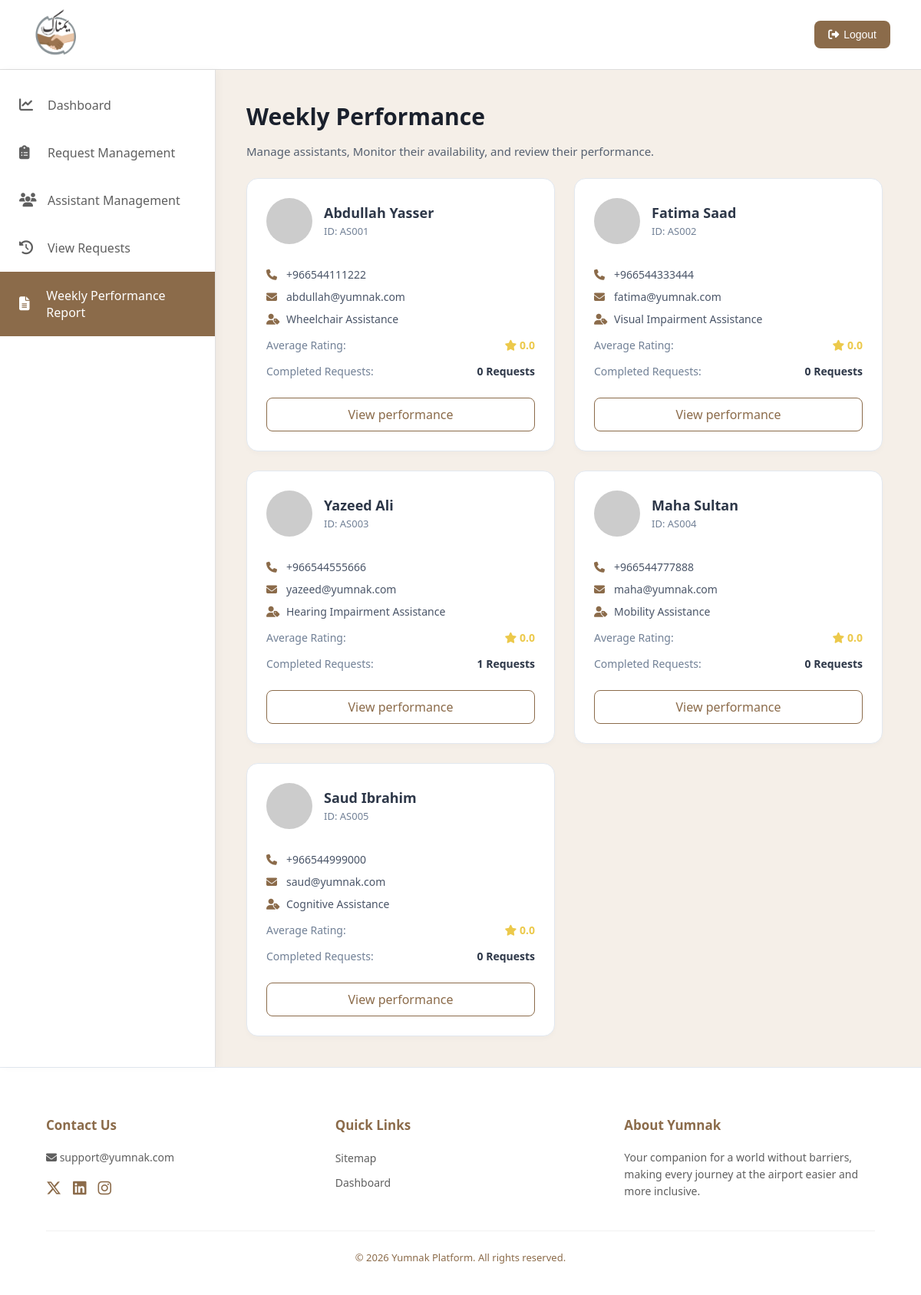
The page /Weekly_Performance.php on the database its author committed.
### tables this page shows
CREATE TABLE ASSISTANT (
    AssistantID INT(11) AUTO_INCREMENT PRIMARY KEY,
    Name VARCHAR(100) NOT NULL,
    Phone VARCHAR(20) NOT NULL,
    Email VARCHAR(100) UNIQUE NOT NULL,
    Specialization ENUM(
        'Wheelchair Assistance', 
        'Mobility Assistance', 
        'Visual Impairment Assistance', 
        'Hearing Impairment Assistance', 
        'Cognitive Assistance'
    ) NOT NULL,
    AdminID INT,
    FOREIGN KEY (AdminID) REFERENCES ADMIN(AdminID) ON DELETE SET NULL
);

### Weekly_Performance.php (the view, shortened to what this page needs)
<?php
require 'db_connection.php';
$sql = "SELECT a.AssistantID, a.Name, a.Phone, a.Email, a.Specialization,
        (SELECT COUNT(*) FROM ASSISTANCE_REQUEST ar
         WHERE ar.AssistantID = a.AssistantID
         AND ar.Status = 'Completed'
         AND YEARWEEK(ar.Date, 1) = YEARWEEK(CURDATE(), 1)) AS CompletedCount,
        (SELECT ROUND(AVG(r.Stars), 1) FROM REVIEW r
         JOIN ASSISTANCE_REQUEST ar ON r.RequestID = ar.RequestID
         WHERE ar.AssistantID = a.AssistantID
         AND YEARWEEK(r.Date, 1) = YEARWEEK(CURDATE(), 1)) AS AvgRating
        FROM ASSISTANT a";
$result = $conn->query($sql);
?>
<!DOCTYPE html>
<html lang="ar" dir="ltr">
<head>
<link rel="stylesheet" href="https://cdnjs.cloudflare.com/ajax/libs/font-awesome/6.5.1/css/all.min.css">
<link rel="stylesheet" href="StyleM.css">
</head>
<body>
<header>
    <div class="logo">
        <img src="Image/Yumnak-Logo.png" alt="Yumnak Logo">
    </div>
    <div class="logout">
        <button onclick="window.location.href='LogIn.html'">
            <i class="fas fa-sign-out-alt"></i>
            Logout
        </button>
    </div>
</header>
<div class="container">
            <aside class="sidebar">
    <a href="Admin-Dashboard.php" class="sidebar-item">
        <i class="fa-solid fa-chart-line"></i> Dashboard
    </a>
    <a href="request-management.php" class="sidebar-item">
        <i class="fa-solid fa-clipboard-list"></i> Request Management
    </a>
    <a href="Assistant_Management.php" class="sidebar-item">
        <i class="fa-solid fa-users"></i> Assistant Management
    </a>
    <a href="view-requests.php" class="sidebar-item">
        <i class="fa-solid fa-clock-rotate-left"></i> View Requests
    </a>
    <a href="Weekly_Performance.php" class="sidebar-item active">
        <i class="fa-solid fa-file-lines"></i> Weekly Performance Report
    </a>
</aside>
<main class="main-content">
    <div class="headline">
        <h1>Weekly Performance</h1>
        <p>Manage assistants, Monitor their availability, and review their performance.</p>
    </div>
    <div class="performance-grid">
            <?php
            if ($result->num_rows > 0) {
                while($row = $result->fetch_assoc()) {
                    $avatarUrl = "https://ui-avatars.com/api/?name=" . urlencode($row['Name']) . "&background=random";
                    $rating = $row['AvgRating'] ? $row['AvgRating'] : "0.0";
            ?>
            <div class="performance-card">
                <div class="card-header">
                    <img src="<?php echo $avatarUrl; ?>" alt="Avatar">
                    <div class="user-meta">
                        <h3><?php echo htmlspecialchars($row['Name']); ?></h3>
                        <span>ID: AS00<?php echo htmlspecialchars($row['AssistantID']); ?></span>
                    </div>
                </div>
                <div class="card-body">
                    <p><i class="fa-solid fa-phone"></i> <?php echo htmlspecialchars($row['Phone']); ?></p>
                    <p><i class="fa-solid fa-envelope"></i> <?php echo htmlspecialchars($row['Email']); ?></p>
                    <p><i class="fa-solid fa-user-tag"></i> <?php echo htmlspecialchars($row['Specialization']); ?></p>
                    <div class="stats-row">
                        <span>Average Rating:</span>
                        <span class="rating"><i class="fa-solid fa-star"></i> <?php echo $rating; ?></span>
                    </div>
                    <div class="stats-row">
                        <span>Completed Requests:</span>
                        <span class="count"><?php echo $row['CompletedCount']; ?> Requests</span>
                    </div>
                </div>
                <a href="Assistant_profile.php?id=<?php echo $row['AssistantID']; ?>" class="btn-view-performance">View performance</a>
            </div>
            <?php
                }
            } else {
                echo "<p>No assistants found in the system.</p>";
            }
            ?>
        </div>
    </main>
</div>
<footer class="footer">
    <div class="footer-content">
        <div class="footer-section">
            <h4>Contact Us</h4>
            <p><i class="fas fa-envelope"></i> support@yumnak.com</p>
            <div class="social-icons">
                <a href="#"><i class="fa-brands fa-x-twitter"></i></a>
                <a href="#"><i class="fab fa-linkedin"></i></a>
                <a href="#"><i class="fab fa-instagram"></i></a>
            </div>
        </div>
        <div class="footer-section">
            <h4>Quick Links</h4>
            <ul class="footer-links">
                <li><a href="#">Sitemap</a></li>
                <li><a href="Admin-Dashboard.html">Dashboard</a></li>
            </ul>
        </div>
        <div class="footer-section about-yumnak">
            <h4>About Yumnak</h4>
            <p>Your companion for a world without barriers, making every journey at the airport easier and more inclusive.</p>
        </div>
    </div>
    <div class="footer-bottom">
        &copy; 2026 Yumnak Platform. All rights reserved.
    </div>
</footer>
</body>
</html>

### StyleM.css (style rules this page uses)
body { margin: 0; font-family: "Segoe UI", sans-serif; background: #F5EFE8; color: #5F5F5F; }
header { display: flex; align-items: center; justify-content: space-between; padding: 10px 40px; background: #FFFFFF; border-bottom: 1px solid #ddd; }
.logo img { width: 65px; height: 65px; border-radius: 50%; }
.logout button { background: #8B6B4A; color: white; border: none; padding: 10px 18px; border-radius: 8px; font-size: 14px; cursor: pointer; display: flex; align-items: center; gap: 6px; transition: 0.3s; }
.container { display: flex; min-height: calc(100vh - 86px); }
.sidebar { width: 280px; background-color: #FFFFFF; border-right: 1px solid #E0E0E0; box-shadow: 4px 0 10px rgba(0, 0, 0, 0.03); padding-top: 15px; flex-shrink: 0; z-index: 10; min-height: 100vh; }
.sidebar-item { padding: 20px 25px; display: flex; align-items: center; gap: 15px; cursor: pointer; font-size: 16px; font-weight: 500; color: #5F5F5F; transition: all 0.3s ease; text-decoration: none; }
.sidebar-item i { width: 22px; font-size: 18px; color: #5F5F5F; }
.sidebar-item.active { background-color: #8B6B4A; color: #FFFFFF; }
.sidebar-item.active i { color: #FFFFFF; }
.main-content { flex: 1; padding: 20px 40px 40px 40px; background-color: #F5EFE8; }
.headline { margin-top: 10px; }
.headline h1 { font-size: 30px; color: #1A202C; margin-bottom: 2px; }
.headline p { color: #556070; font-size: 15px; margin-bottom: 25px; }
.container { display: flex; flex: 1; }
.footer { background-color: #FFFFFF; width: 100%; padding: 40px 60px; border-top: 1px solid #E2E8F0; margin-top: auto; box-sizing: border-box; }
.footer-content { display: flex; justify-content: space-between; max-width: 1200px; margin: 0 auto; gap: 50px; }
.footer-section { flex: 1; }
.footer-section h4 { color: #8B6B4A; font-size: 17px; font-weight: 700; margin-bottom: 20px; }
.footer-section p { font-size: 14px; color: #5F5F5F; line-height: 1.6; }
.footer-links { list-style: none; padding: 0; }
.footer-links li { margin-bottom: 10px; }
.footer-links a { text-decoration: none; color: #5F5F5F; font-size: 14px; transition: 0.3s; }
.social-icons { display: flex; gap: 15px; margin-top: 15px; }
.social-icons a { color: #8B6B4A; font-size: 20px; transition: 0.3s; }
.footer-bottom { text-align: center; padding-top: 25px; margin-top: 25px; border-top: 1px solid #F0F0F0; font-size: 13px; color: #8B6B4A; }
.performance-grid { display: flex; gap: 25px; flex-wrap: wrap; width: 100%; }
.performance-card { background: #FFFFFF; border-radius: 15px; padding: 25px; flex: 1; min-width: 300px; max-width: 350px; box-shadow: 0 4px 6px rgba(0,0,0,0.02); border: 1px solid #E2E8F0; display: flex; flex-direction: column; }
.card-header { display: flex; align-items: center; gap: 15px; margin-bottom: 20px; }
.card-header img { width: 60px; height: 60px; border-radius: 50%; object-fit: cover; }
.user-meta h3 { margin: 0; font-size: 18px; color: #2D3748; }
.user-meta span { font-size: 13px; color: #718096; }
.card-body p { font-size: 14px; color: #4A5568; margin: 10px 0; display: flex; align-items: center; gap: 10px; }
.card-body p i { color: #8B6B4A; width: 16px; }
.stats-row { display: flex; justify-content: space-between; margin-top: 15px; font-size: 14px; color: #718096; }
.rating { color: #ECC94B; font-weight: bold; }
.count { font-weight: bold; color: #2D3748; }
.btn-view-performance { margin-top: 25px; background: transparent; border: 1px solid #8B6B4A; color: #8B6B4A; padding: 10px; border-radius: 8px; cursor: pointer; font-weight: 500; transition: 0.3s; text-decoration: none; display: block; text-align: center; }
.main-content, .main-contentAdd { animation: fadeInSlide 0.6s ease-out; }
.headline h1, .headlineAdd h1 { font-size: 30px; color: #1A202C; margin-bottom: 5px; }
.performance-card, .stat-box, .review-card { transition: transform 0.3s ease, box-shadow 0.3s ease; }

### rows shown on the page
assistant: Name "Abdullah Yasser", AssistantID "1", Phone "+966544111222", Email "abdullah@yumnak.com", Specialization "Wheelchair Assistance", rating "0.0", CompletedCount "0"
assistant: Name "Fatima Saad", AssistantID "2", Phone "+966544333444", Email "fatima@yumnak.com", Specialization "Visual Impairment Assistance", rating "0.0", CompletedCount "0"
assistant: Name "Yazeed Ali", AssistantID "3", Phone "+966544555666", Email "yazeed@yumnak.com", Specialization "Hearing Impairment Assistance", rating "0.0", CompletedCount "1"
assistant: Name "Maha Sultan", AssistantID "4", Phone "+966544777888", Email "maha@yumnak.com", Specialization "Mobility Assistance", rating "0.0", CompletedCount "0"
assistant: Name "Saud Ibrahim", AssistantID "5", Phone "+966544999000", Email "saud@yumnak.com", Specialization "Cognitive Assistance", rating "0.0", CompletedCount "0"
